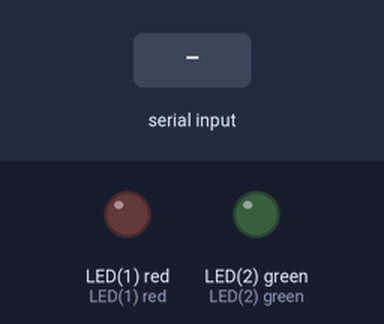
Bench run of a program on a simulated pyboard running MicroPython. Parts: output pins drawn as LEDs (lit = HIGH). Inputs (shaded band) come from the test bench. What the program prints to the serial console is not drawn.

Above: at 5.0 s.
5.1 s: "0" received over the second serial link
6.6 s: "BEEPER" received over the second serial link
Timing chart, 0 to 9.6 s (numbered marks = the images above; inputs shaded):
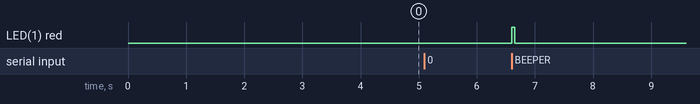

Measured:
- after the input at 5.1 s, every drawn part: stays the same
- after the input at 6.6 s, LED(1) red: LOW → HIGH at once, → LOW 0.05 s later

The program:

testrecv.py
```python
#!/usr/bin/env python
# test a radio transceiver using a Pico
# one mode repeats a transmission, the other receives it
#import select
import pyb
import utime
from machine import Pin
#mode = "BEEPER"
mode = "RECV"
redled = pyb.LED(1)
greenled = pyb.LED(2)

packetsOK = 0
packetsBAD = 0
# our test "packet" in binary so we could test 8 bit clear
packet=b'abcdefghijklmnopqrstuvwxyz1234567890'
ser = pyb.UART(1,38400)
ser.init(38400,bits=8,parity=None,timeout=2)

print("started")
if mode == "BEEPER" :
	while 1:
		greenled.on()
		ser.write(packet)
		utime.sleep_ms(1000)
		greenled.off()
if mode == "RECV" :
	while (ser.read(1) != b'0') :
		print("syncing")
	print("listening")
	try:
		while 1:
			data = ser.read()
			if data == None :
				continue
			# print(data)
			if data == packet :
				#print("ok")
				packetsOK += 1
				greenled.on()
				utime.sleep_ms(50)
				greenled.off()
			else :
				redled.on()
				packetsBAD += 1
				print(100 * packetsOK/(packetsOK + packetsBAD))
				utime.sleep_ms(50)
				redled.off()
	except KeyboardInterrupt:
		print(100 * packetsOK/(packetsOK + packetsBAD))
```
